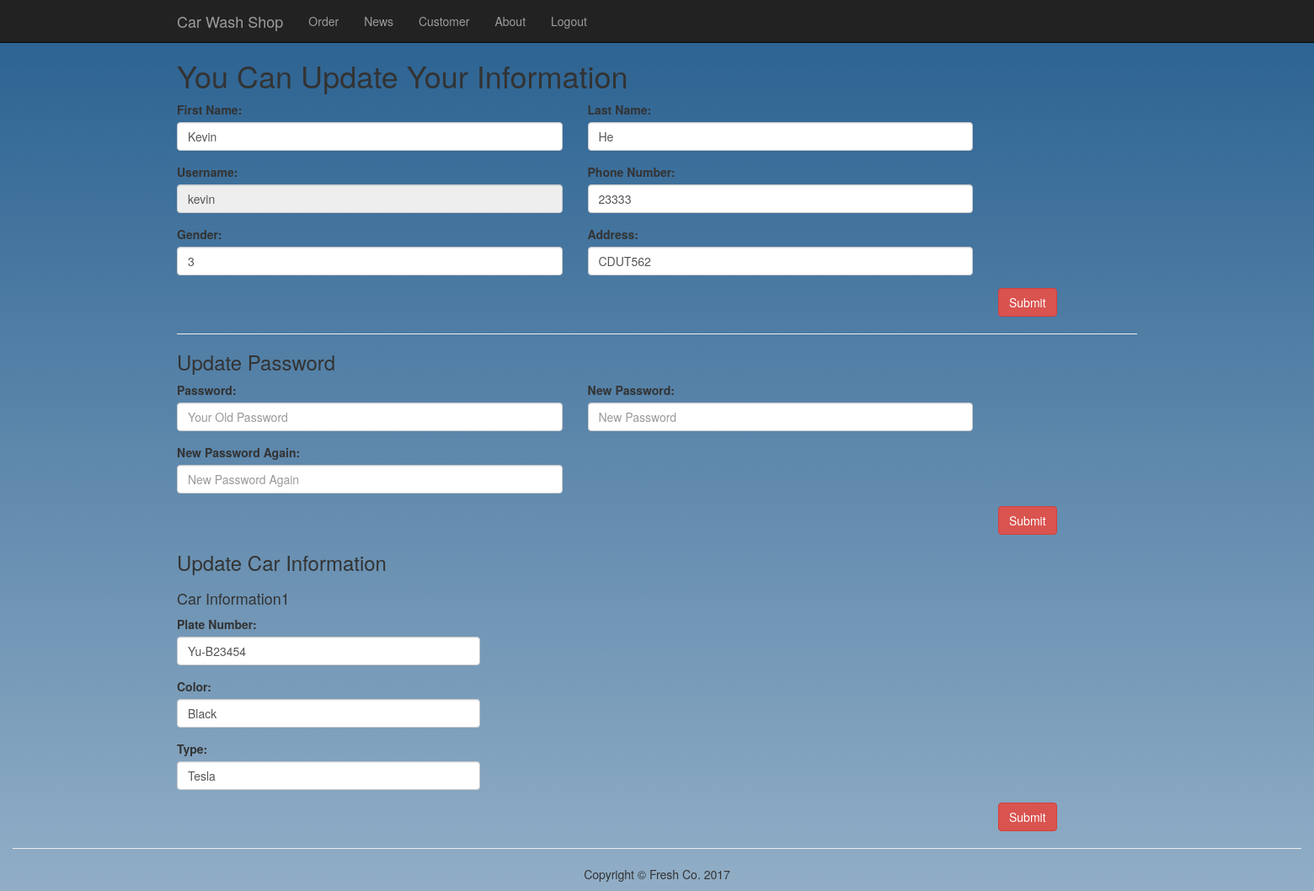
The app's page /index.php?page=customer (signed in) with its own data.
### tables this page shows
CREATE TABLE IF NOT EXISTS `customer` (
  `id` int(10) unsigned NOT NULL,
  `username` varchar(50) DEFAULT NULL,
  `pwdhash` varchar(60) DEFAULT NULL,
  `salt` varchar(10) DEFAULT NULL,
  `FirstName` varchar(10) DEFAULT NULL,
  `LastName` varchar(10) NOT NULL,
  `sex` tinyint(1) DEFAULT NULL,
  `tel` varchar(20) DEFAULT NULL,
  `address` varchar(225) DEFAULT NULL,
  `balance` double DEFAULT NULL,
  `birth` date DEFAULT NULL
);

CREATE TABLE IF NOT EXISTS `car` (
  `id` int(11) NOT NULL,
  `plate` varchar(50) DEFAULT NULL,
  `brand` varchar(100) DEFAULT NULL,
  `color` varchar(100) DEFAULT NULL,
  `cus_id` int(10) unsigned DEFAULT NULL
);

### inc/db.php (called while the page is built, shortened)
<?php
 class Mysql{
	function __construct(){
		$this->conn=$this->getConn();
	}
	function getConn(){
        $conn =  mysql_connect('localhost','root','') or die("Cannot connect to server".mysql_error());
        return $conn;
    }
	function fetch($result){
        $row = mysql_fetch_array($result);
        return $row;
    }
	function query($sql){
        $res = mysql_query($sql,$this->conn) or die(mysql_error());
		return $res;
	}
}
$mysql = new Mysql();
?>

### app/customer.php (the view, shortened to what this page needs)
<div class="container">
       <div class="row">
			<div class="col-md-12">
			<h1>You Can Update Your Information</h1>
			</div>
			<?php
				$sql_cusinfo = "SELECT * FROM customer WHERE id = '".$_SESSION['customer_id']."'";
				$result_cusinfo = $mysql->query($sql_cusinfo);
				$cusinfo = $mysql->fetch($result_cusinfo);
			?>
			<form method='post'>
			    <div class="form-group col-md-5 col-md-offset-0">
			    	<label for='fname'>First Name:</label>
					<input type="text" class="form-control" name="fname" id="fname" value="<?php echo $cusinfo['FirstName']; ?>">
				</div>
				<div class="form-group col-md-5 col-md-offset-0">
			    	<label for='lname'>Last Name:</label>
					<input type="text" class="form-control" name="lname" id="lname" value="<?php echo $cusinfo['LastName']; ?>">
				</div>
			    <div class="form-group col-md-5 col-md-offset-0">
			    	<label for='username'>Username:</label>
					<input type="text" class="form-control" name="username" id='username' value="<?php echo $cusinfo['username']; ?>" disabled>
				</div>
			    <div class="form-group col-md-5 col-md-offset-0">
			    	<label for='phone'>Phone Number:</label>
					<input type="text" class="form-control" name="phone" id='phone' value="<?php echo $cusinfo['tel']; ?>">
				</div>
				<div class="form-group col-md-5 col-md-offset-0">
			    	<label for='sex'>Gender:</label>
					<input type="text" class="form-control" name="sex" id='sex' value="<?php echo $cusinfo['sex']; ?>">
				</div>
				<div class="form-group col-md-5 col-md-offset-0">
			    	<label for='address'>Address:</label>
					<input type="text" class="form-control" name="address" id='address' value="<?php echo $cusinfo['address']; ?>">
				</div>
				<div class="col-md-12 col-md-offset-10">
			    	<input type="submit" value="Submit" class="btn btn-danger">
				</div>
			</form>
			<div class="col-md-12">
				<hr>
				<h3>Update Password</h3>
			</div>
			<form method="post">
		    	<div class="form-group col-md-5 col-md-offset-0">
		   		 	<label for='password'>Password:</label>
					<input type="text" class="form-control" name="password" id='password' placeholder="Your Old Password">
				</div>
		    	<div class="form-group col-md-5 col-md-offset-0">
		   		 	<label for='newpassword'>New Password:</label>
					<input type="text" class="form-control" name="newpassword" id='newpassword' placeholder="New Password">
				</div>
		    	<div class="form-group col-md-5 col-md-offset-0">
		   		 	<label for='newpasswordagain'>New Password Again:</label>
					<input type="text" class="form-control" name="newpasswordagain" id='newpasswordagain' placeholder="New Password Again">
				</div>
				<div class="col-md-12 col-md-offset-10">
			    	<input type="submit" value="Submit" class="btn btn-danger">
				</div>
			</form>
			<div class="col-md-12">
				<h3>Update Car Information</h3>
			</div>
			<?php
			$sql_cuscarid = "SELECT * FROM car WHERE cus_id ='".$_SESSION['customer_id']."'";
			$result_cuscarid = $mysql->query($sql_cuscarid);
			$num = 0;
			while ($row_carinfo = $mysql->fetch($result_cuscarid)) {
				$num ++;
			?>
				<form method="post">
					<div class="col-md-4">
					<h4>Car Information<?php echo $num;?></h4>
			   	 		<div class="form-group  col-md-offset-0">
			   			 	<label for='plate'>Plate Number:</label>
							<input type="text" class="form-control" name="plate<?php echo $num;?>" id='plate' value="<?php echo $row_carinfo['plate']; ?>">
						</div>
			    		<div class="form-group  col-md-offset-0">
			   			 	<label for='colol'>Color:</label>
							<input type="text" class="form-control" name="color<?php echo $num;?>" id='color' value="<?php echo $row_carinfo['color']; ?>">
						</div>
			    		<div class="form-group  col-md-offset-0">
			   			 	<label for='type'>Type:</label>
							<input type="text" class="form-control" name="type<?php echo $num;?>" id='type' value="<?php echo $row_carinfo['brand']; ?>">
						</div>
					</div>
				<?php
			}
				?>
					<div class="col-md-12 col-md-offset-10">
			    		<input type="submit" value="Submit" class="btn btn-danger">
					</div>
			  </form>
	</div>
</div>

### records on screen
customer: fname "Kevin", lname "He", username "kevin", phone "23333", sex "3", address "CDUT562"
car: plate1 "Yu-B23454", color1 "Black", type1 "Tesla"
